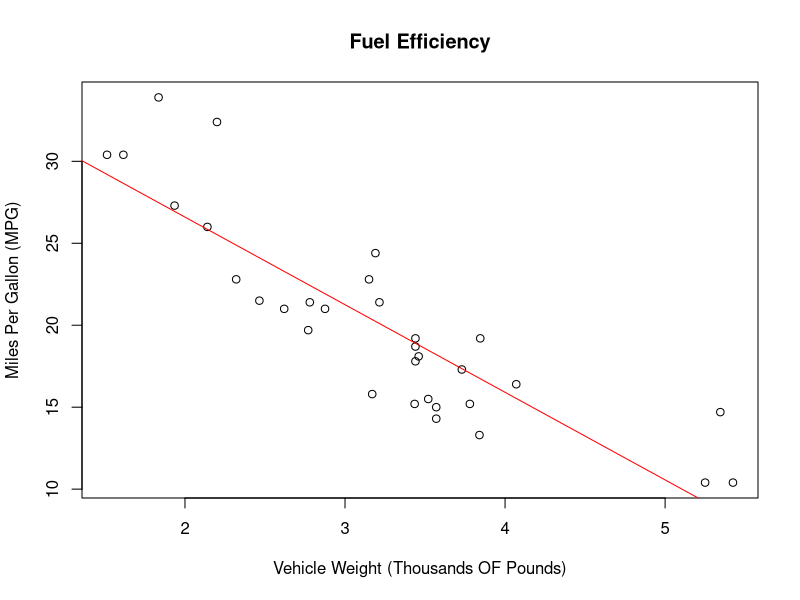

The R source for this figure:
# PA9
# Jelena Radovanovic
# 07/18/2026
# Creating a model of fuel efficiency with mtcars dataset

#Plotting data
plot(mtcars$wt, mtcars$mpg, 
     main = "Fuel Efficiency",
     xlab = "Vehicle Weight (Thousands OF Pounds)",
     ylab = "Miles Per Gallon (MPG)")

#Fit a Linear Regression Model
Rmodel <- lm(mpg ~ wt, data = mtcars)

#Fitted Regresion Line
abline(Rmodel, col = "red")

#Interpreting the slope
slope_summary <- summary(Rmodel)
slope_estimate <- slope_summary$coefficients ["wt","Estimate"]
cat("Slope Estimate: ", slope_estimate)

p_value <- slope_summary$coefficients["wt", "Pr(>|t|)"]
cat("p_value: " , p_value)

conf_intervals <- confint(Rmodel,"wt", level = 0.95)
cat("95% Confidence Interval for Slope: ", conf_intervals)
cat("The slope is statistically significant at the 0.05 level, indicating a significant relationship between weight and fuel efficiency.\n")

#Predicting MPG for given weight
new_data <- data.frame(wt = 6)
prediction <- predict(Rmodel, newdata = new_data, interval = "prediction", level = 0.95)
cat("Predicted MPG for a 6,000-pound vehicle:\n")
print(prediction)
cat("Note: The weight value is outside the range of the dataset, which limits the accuracy of the prediction. Use caution when interpreting this result.\n")
